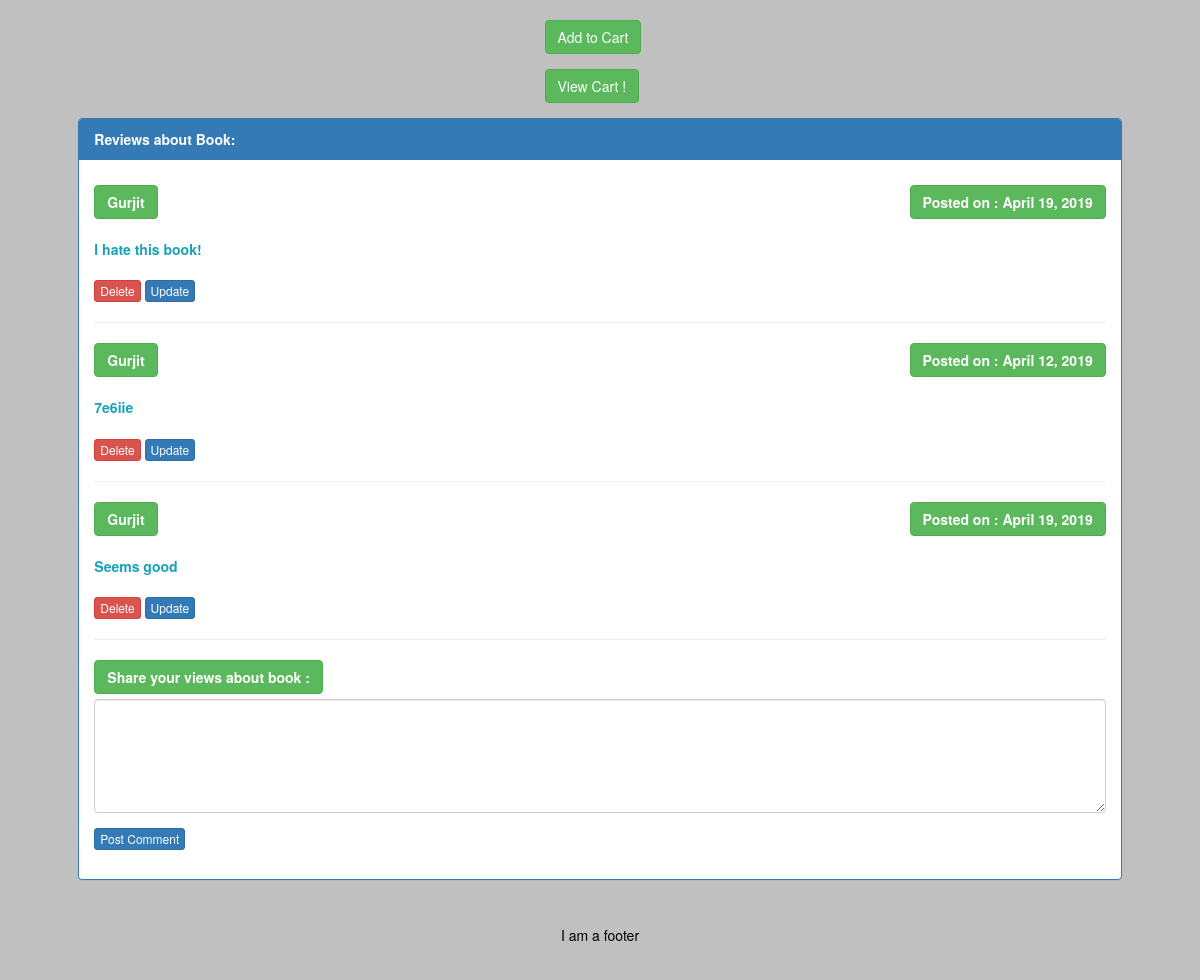
Before: /book?id=2 (signed in, lower part) with the older database file.
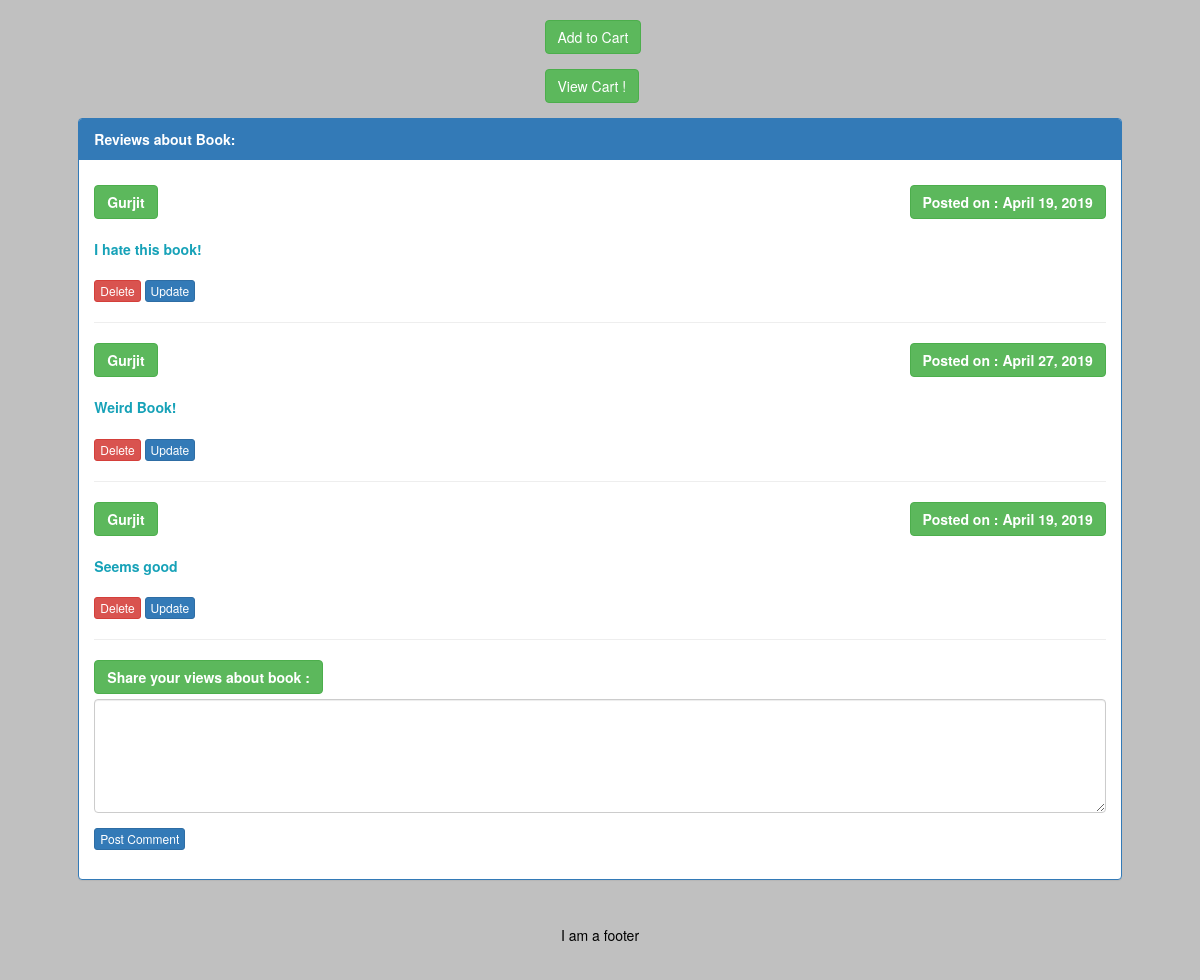
After: the same page with the newer database file.
### app/models.py (models this page shows, shortened)
class Post(db.Model):
    id = db.Column(db.Integer, primary_key=True)
    body = db.Column(db.String(350))
    timestamp = db.Column(db.DateTime, index=True, default=datetime.utcnow)
    user_id = db.Column(db.Integer, db.ForeignKey('user.id'))
    book_id=db.Column(db.Integer, db.ForeignKey('book.id'))

class User(UserMixin,db.Model):
    id = db.Column(db.Integer, primary_key=True)
    username = db.Column(db.String(64), index=True, unique=True)
    email = db.Column(db.String(120), index=True, unique=True)
    password_hash = db.Column(db.String(128))
    key=db.Column(db.String(130))
    posts = db.relationship('Post', backref='author', lazy='dynamic')

### app/routes.py (the view)
@app.route('/book')
@login_required
def book():
   id=request.args.get('id')
   posts=Post.query.all()
   book=Book.query.filter_by(id=id).first()
   return render_template('book.html',posts=posts,book=book,id=int(id))

### app/models.py (called while the page is built)
@login.user_loader
def load_user(id):
    return User.query.get(int(id))

### app/templates/book.html (shortened to what this page needs)
{% extends "base.html" %}
{% block content %}
 <div class="container">
    <img src="{{book.url}}" style="border:8px solid white;padding:5px" class="rounded mx-auto d-block" class="img-rounded"   alt=book image height=350px" width="300px"><br>
<br><br>
<form target="paypal" action="https://www.paypal.com/cgi-bin/webscr" method="post">
  <br>
  <div style="padding-left:45%"><button class="btn btn-success" type="submit">Add to Cart</button></div>
 </form>
  <form target="paypal" action="https://www.paypal.com/cgi-bin/webscr" method="post" >
    <div style="padding-left:45%"><button class="btn btn-success" type="submit" >View Cart  !</button></div>
    </form>
    <div class ="panel panel-primary" style="margin-left:3%;margin-right:3%">
      <div class="panel-heading" ><b>Reviews about Book:</b></div>
      <div class="panel-body">
        <div class="text-left">
      {% for post in posts %}
      {% if (post.review.id == id) %}
   <button type="button" class="btn btn-success"><b>{{post.author.username}}</b></button><button type="button" class="btn btn-success" style="float:right"><b>Posted on : {{post.timestamp.strftime("%B %d, %Y")}}</b></button><br><br><span class="text-info"><b>{{post.body}}</b></span><br>
   {%if (current_user.username == post.author.username) %}
   <br>
   <a href="/delete?id={{post.id}}&bookId={{id}}"><button type="button" class="btn btn-danger btn-xs">Delete</button></a>
   <a href="/update?id={{post.id}}&bookId={{id}}" ><button type="button" class="btn btn-primary btn-xs">Update</button></a>
     {% endif %}
     <hr class="style6">
     {% endif %}
   {% endfor %}
   <form action="/add?bookId={{id}}" method="POST">
    <div class="form-group">
      <label for="comment">  <button type="button" class="btn btn-success"><b>Share your views about book :</b></button></button></label>
      <textarea class="form-control" rows="5" name="body"></textarea>
    </div>
    <button type="Submit" class="btn btn-primary btn-xs" style="color:white">Post Comment</button>
   </form>
   </div>
  </div>
</div>
{% endblock %}

### app/templates/base.html (shortened to what this page needs)
<html lang="en">
<head>
    <link rel="stylesheet" href="https://stackpath.bootstrapcdn.com/bootstrap/4.3.1/css/bootstrap.min.css">
    <link rel="stylesheet" type="text/css" href="../static/styles/custom.css">
    <link rel="stylesheet" href="https://maxcdn.bootstrapcdn.com/bootstrap/3.4.0/css/bootstrap.min.css">
</head>
<body style="background-color:#C0C0C0; color: black;" >
        {% block content %}{% endblock %}
    <footer class="container-fluid text-center" style="background-color: #C0C0C0;">
        <p> I am a footer </p>
    </footer>
 </body>
</html>

### app/static/styles/custom.css (style rules this page uses)
footer { background-color: #f2f2f2; padding: 25px; }
a:link { text-decoration: none; color: black; }

Changed rows visible on the page:
changed Post: timestamp "April 12, 2019" → "April 27, 2019"; body "7e6iie" → "Weird Book!"
